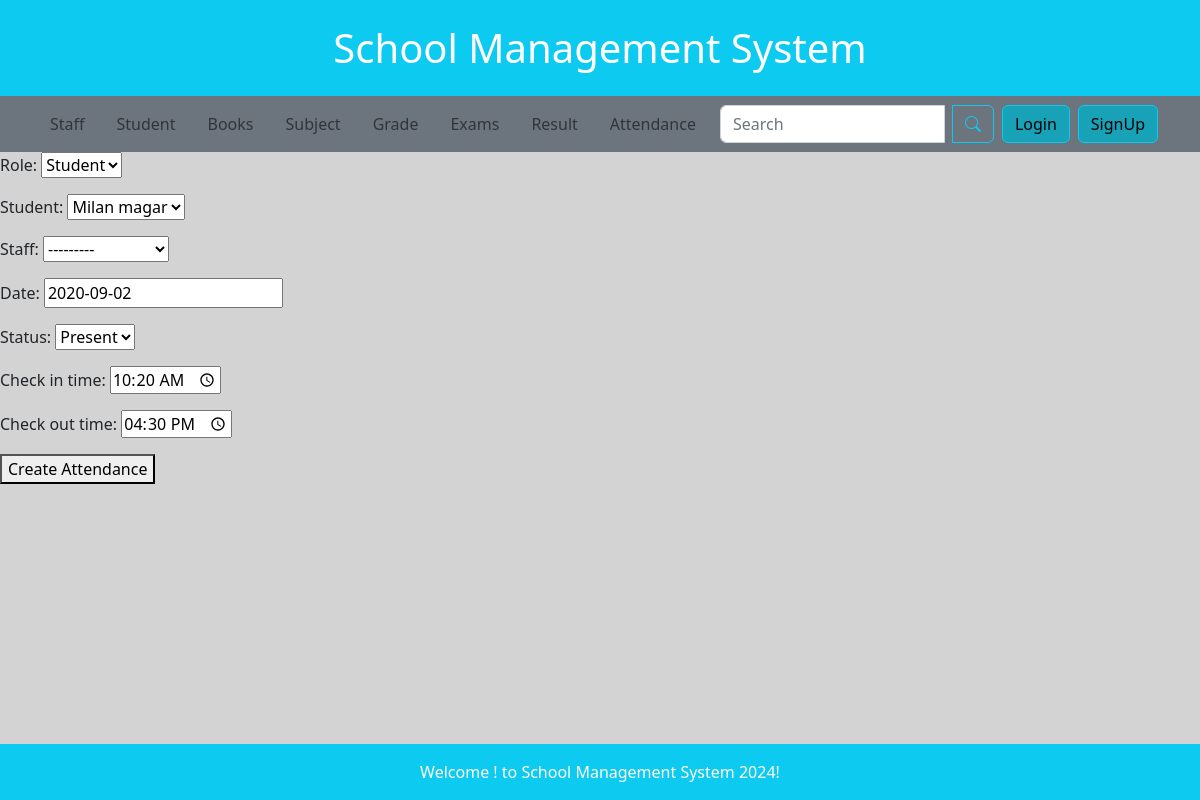
Screenshot of /attendance/1update with the database file from the repository.
### smsapp/models.py (models this page shows, shortened)
class DateTimeModel(models.Model):
    created_at = models.DateTimeField(auto_now_add=True)
    updated_at = models.DateTimeField(auto_now=True)
    class Meta:
        abstract = True  # This makes DateTimeModel an abstract base class

class Staff(DateTimeModel):
    ROLE_CHOICES = [
        ('Teacher', 'Teacher'),
        ('Librarian', 'Librarian'),
        ('Music Teacher', 'Music Teacher'),
        ('Nurse', 'Nurse'),
        ('Security Guard', 'Security Guard'),
        ('Janitor', 'Janitor'),
        ('Physical Education Teacher', 'Physical Education Teacher'),
        ('Finance Officer', 'Finance Officer'),
        ('IT Administrator', 'IT Administrator'),
        ('Administrative Officer', 'Administrative Officer'),
        ('Principal', 'Principal'),
        ('Vice Principal', 'Vice Principal'),
        ('Transport Coordinator', 'Transport Coordinator'),
    ]
    name = models.CharField(max_length=100)
    role = models.CharField(max_length=50, choices=ROLE_CHOICES, default='Teacher')
    subject = models.ForeignKey(Subject, on_delete=models.CASCADE, blank=True, null=True)
    phone = models.CharField(max_length=15, blank=True, null=True)  # Changed to CharField
    email = models.EmailField(unique=True)
    address = models.CharField(max_length=50, blank=True, null=True)
    date_of_birth = models.DateField(blank=True, null=True)
    hire_date = models.DateField()
    profile_picture = models.ImageField(upload_to='staff/', blank=True, null=True)
    is_active = models.BooleanField(default=True)
    department = models.CharField(max_length=100, blank=True, null=True)
    qualifications = models.TextField(blank=True, null=True)
    def __str__(self):
        return f"{self.name} ({self.role})"

class Attendance(models.Model):
    ROLE_CHOICES = [
        ('Student', 'Student'),
        ('Staff', 'Staff'),
    ]
    STATUS_CHOICES = [
        ('Present', 'Present'),
        ('Absent', 'Absent'),
    ]
    role = models.CharField(max_length=10, choices=ROLE_CHOICES)
    student = models.ForeignKey('Student', on_delete=models.CASCADE, related_name='attendance', null=True, blank=True)
    staff = models.ForeignKey('Staff', on_delete=models.CASCADE, related_name='attendance', null=True, blank=True)
    date = models.DateField()
    status = models.CharField(max_length=10, choices=STATUS_CHOICES)
    check_in_time = models.TimeField(null=True, blank=True)  # Use TimeField for time-only values
    check_out_time = models.TimeField(null=True, blank=True)

### smsapp/views.py (the view, shortened to what this page needs)
# urls.py: path('attendance/<int:id>update', AttendanceUpdateView.as_view(), name='attendance_update'),
class AttendanceUpdateView(TemplateView):
    template_name = "attendance/create.html"
    def get_context_data(self,*args, **kwargs):
        context = super().get_context_data(**kwargs)
        atten_id = self.kwargs.get('id')
        attendance = Attendance.objects.get(id=atten_id)
        context['form'] = AttendanceForm(instance=attendance)
        return context

### smsapp/forms.py (shortened to what this page needs)
class AttendanceForm(forms.ModelForm):
    class Meta:
        model = Attendance
        fields = ['role', 'student', 'staff', 'date', 'status', 'check_in_time', 'check_out_time']
        widgets = {
            'check_in_time': forms.TimeInput(format='%H:%M', attrs={'type': 'time'}),
            'check_out_time': forms.TimeInput(format='%H:%M', attrs={'type': 'time'}),
        }

### smsapp/models.py (called while the page is built)
    def __str__(self):
        return self.name

### templates/attendance/create.html (shortened to what this page needs)
{% extends 'home.html' %}
{% load static %}
{% block mainblock %}
<form method="post">
    {{ form.as_p }}
    <button type="submit">Create Attendance</button>
</form>
{% endblock %}

### templates/home.html (style rules this page uses)
body { background-color: lightgray; }

### rows the page displays
Staff: role "Student"
Attendance: student "Milan magar", staff "---------", date "2020-09-02", status "Present", check_in_time "10:20", check_out_time "16:30"
